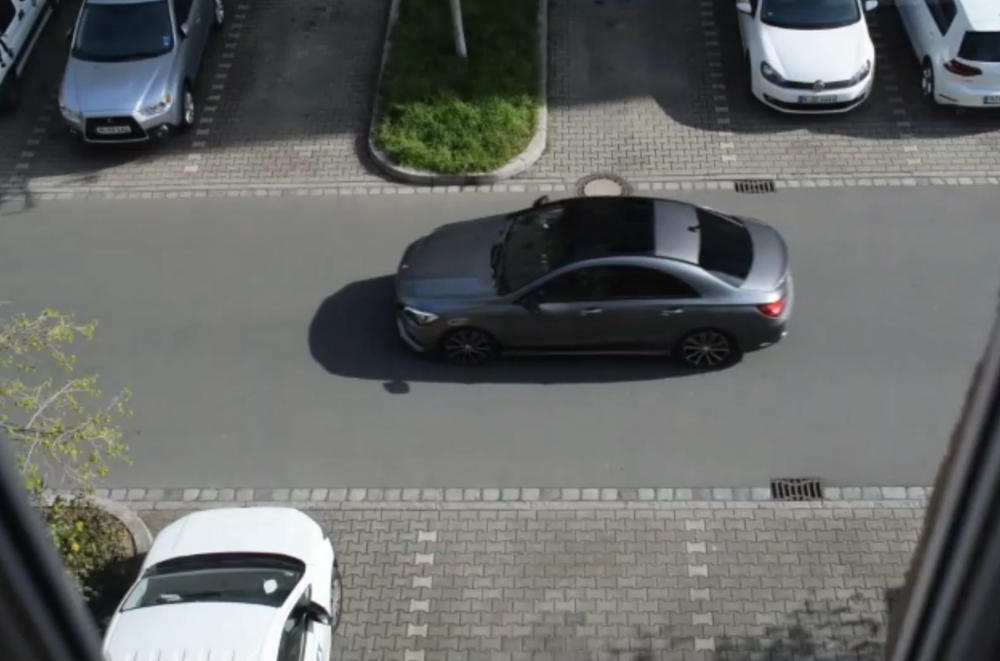
#> input picture Python/Monitoring_1/car_1.PNG, 1000 x 661 px, shrunk from 1344 x 888 before the run
$ python convex_hull_picture.py
#> lines starting #> are read from the running program, lines starting #| are printed output that depends on the picture; after the words box and inside, x2 and y2 are one past the last pixel; in counts of white or black regions, pixels touching at a corner belong together
import cv2
import numpy as np


def version_1():
    # Load the image
    img1 = cv2.imread('car_1.PNG')
    # Convert it to greyscale
    img = cv2.cvtColor(img1, cv2.COLOR_BGR2GRAY)
    # Threshold the image
    _, thresh = cv2.threshold(img, 110, 255, 0)
    # Find the contours
    contours, _ = cv2.findContours(thresh, cv2.RETR_TREE, cv2.CHAIN_APPROX_SIMPLE)
    # For each contour, find the convex hull and draw it
    # on the original image.
    for i in range(len(contours)):
        hull = cv2.convexHull(contours[i])
        cv2.drawContours(img, [hull], -1, (255, 0, 0), 2)
    # Display the final convex hull image
    cv2.imshow('ConvexHull', img)
    cv2.waitKey(0)

def version_2():
    src = cv2.imread("car_1.PNG", 1)
#> src is the input picture: shape (661, 1000, 3); mean B, G, R 102.6, 104.2, 101.9
    gray = cv2.cvtColor(src, cv2.COLOR_BGR2GRAY)  # convert to grayscale
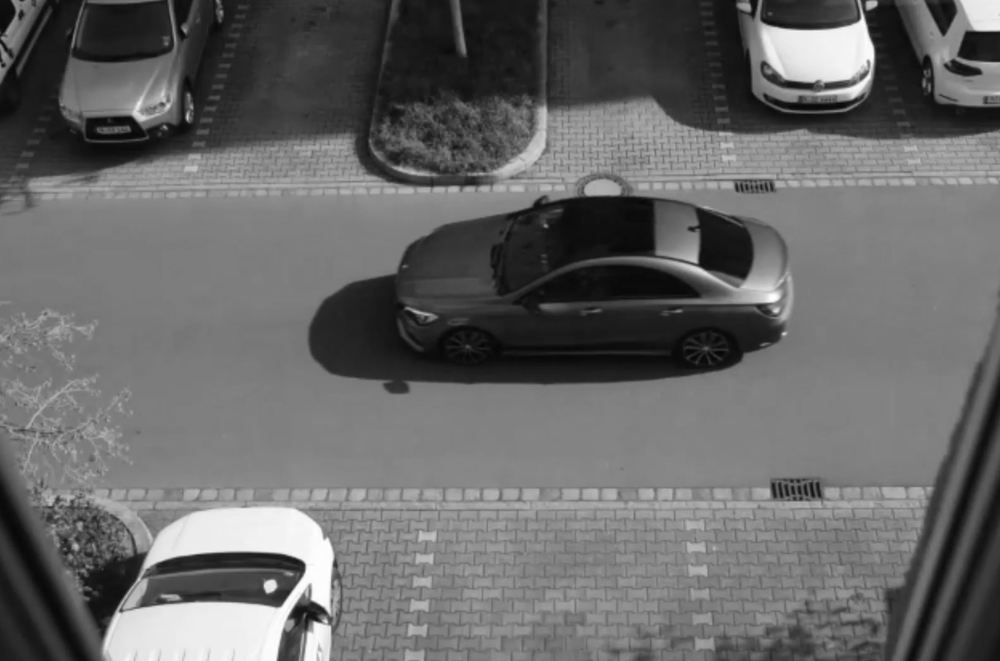
#> gray: shape (661, 1000); min 5, max 255, mean 103.3
    blur = cv2.blur(gray, (3, 3))  # blur the image
    ret, thresh = cv2.threshold(blur, 110, 255, cv2.THRESH_BINARY)
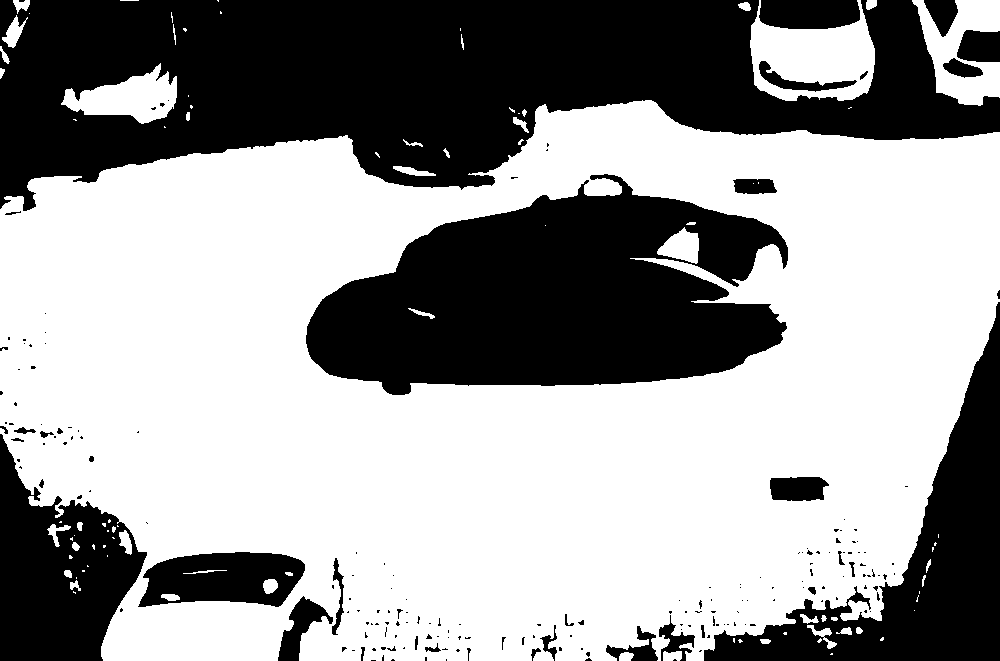
#> thresh: shape (661, 1000); 60.4% white; 197 black regions (155 under 20 px)
    contours, hierarchy = cv2.findContours(thresh, cv2.RETR_TREE, cv2.CHAIN_APPROX_SIMPLE)
#> contours = 268 contours, 194 with area under 20; largest, box (x1, y1, x2, y2) and area: (0, 100, 1000, 661) 457393, (305, 173, 789, 396) 71153, (750, 0, 875, 101) 8378, (137, 551, 306, 608) 7356, (912, 0, 1000, 106) 4998
    hull = []
    for i in range(len(contours)):
        hull.append(cv2.convexHull(contours[i], False))
#> after the loop, hull = 268 contours, 191 with area under 20; largest, box (x1, y1, x2, y2) and area: (0, 100, 1000, 661) 493297, (305, 173, 789, 396) 78916, (750, 0, 875, 101) 11400, (137, 551, 306, 608) 8096, (912, 0, 1000, 106) 7468

    drawing = np.zeros((thresh.shape[0], thresh.shape[1], 3), np.uint8)
    for i in range(len(contours)):
        color_contours = (0, 255, 0)
        color = (255, 0, 0)
        cv2.drawContours(src, contours, i, color_contours, 1, 8, hierarchy)
        cv2.drawContours(src, hull, i, color, 1, 8)
        cv2.fillPoly(src, hull, color)
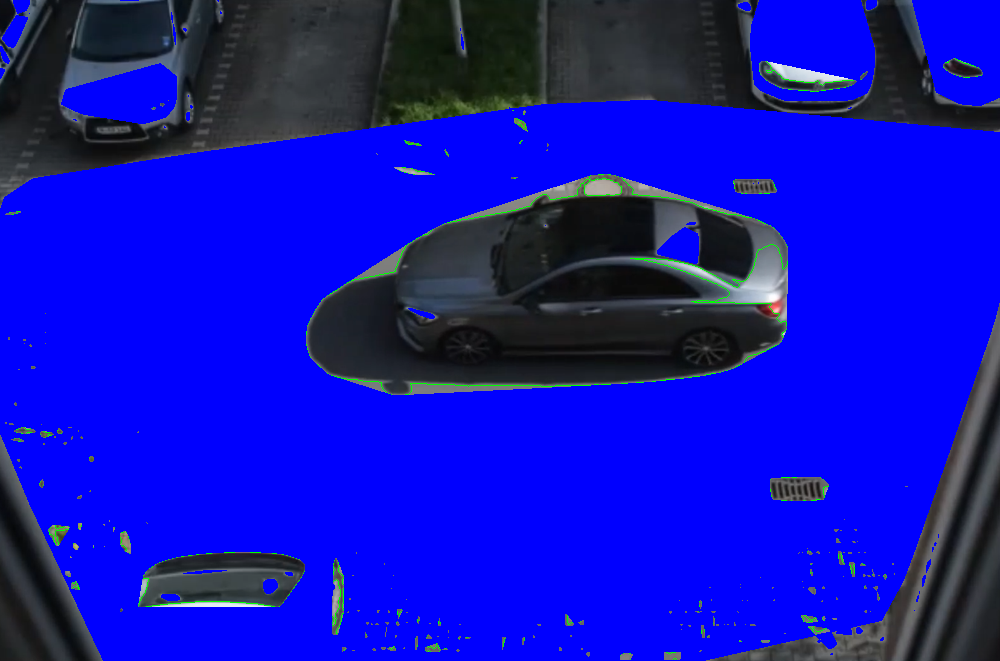
#> src: shape (661, 1000, 3); mean B, G, R 183.1, 18.4, 16.1

    cv2.imshow('ConvexHull', src)
    cv2.waitKey(0)


version_2()
